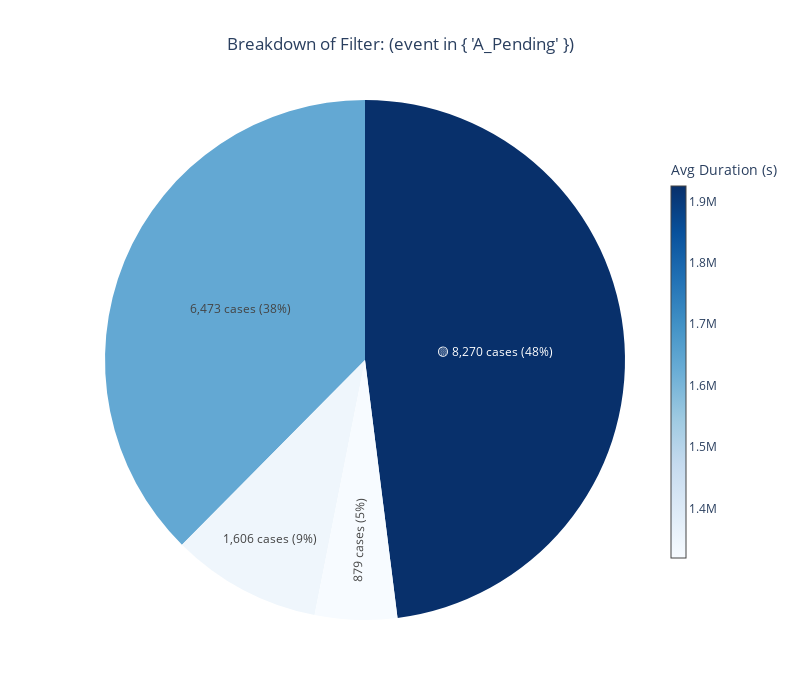

Here is the notebook cell this chart was saved with:
### Code cell
pie('rs_Successful', log_view, metric='avg_case_duration_seconds', details=False)

### Figure 1 — Plotly figure (JSON) as saved in the notebook; plotly's stock layout.template omitted (floating-point values rounded to 4 significant figures)
{"data": [{"customdata": [["(RequestedAmount > 10000) ✅ →<br>(ApplicationType in { 'New credit' }) ✅ →<br>(event in { 'A_Pending' }) ✅"], ["(RequestedAmount > 10000) ✅ →<br>(ApplicationType in { 'New credit' }) ❌ →<br>(event in { 'A_Pending' }) ✅"], ["(RequestedAmount > 10000) ❌ →<br>(ApplicationType in { 'New credit' }) ✅ →<br>(event in { 'A_Pending' }) ✅"], ["(RequestedAmount > 10000) ❌ →<br>(ApplicationType in { 'New credit' }) ❌ →<br>(event in { 'A_Pending' }) ✅"]], "hovertemplate": "<b>%{customdata[0]}</b><extra></extra>", "labels": ["🟡 8,270 cases (48%)", "1,606 cases (9%)", "6,473 cases (38%)", "879 cases (5%)"], "marker": {"colors": ["rgb(8, 48, 107)", "rgb(239, 246, 252)", "rgb(99, 168, 211)", "rgb(247, 251, 255)"]}, "textinfo": "label", "type": "pie", "values": [8270, 1606, 6473, 879]}, {"hoverinfo": "none", "marker": {"cmax": 1925000.0, "cmin": 1319000.0, "color": [1319000.0], "colorbar": {"len": 0.8, "thickness": 15, "title": {"text": "Avg Duration (s)"}}, "colorscale": [[0, "rgb(247,251,255)"], [0.125, "rgb(222,235,247)"], [0.25, "rgb(198,219,239)"], [0.375, "rgb(158,202,225)"], [0.5, "rgb(107,174,214)"], [0.625, "rgb(66,146,198)"], [0.75, "rgb(33,113,181)"], [0.875, "rgb(8,81,156)"], [1, "rgb(8,48,107)"]], "showscale": true}, "mode": "markers", "showlegend": false, "type": "scatter", "x": [null], "y": [null]}], "layout": {"height": 700, "paper_bgcolor": "white", "plot_bgcolor": "white", "showlegend": false, "title": {"text": "Breakdown of Filter: (event in { 'A_Pending' })", "x": 0.5}, "width": 800, "xaxis": {"showgrid": false, "showticklabels": false, "zeroline": false}, "yaxis": {"showgrid": false, "showticklabels": false, "zeroline": false}}}
